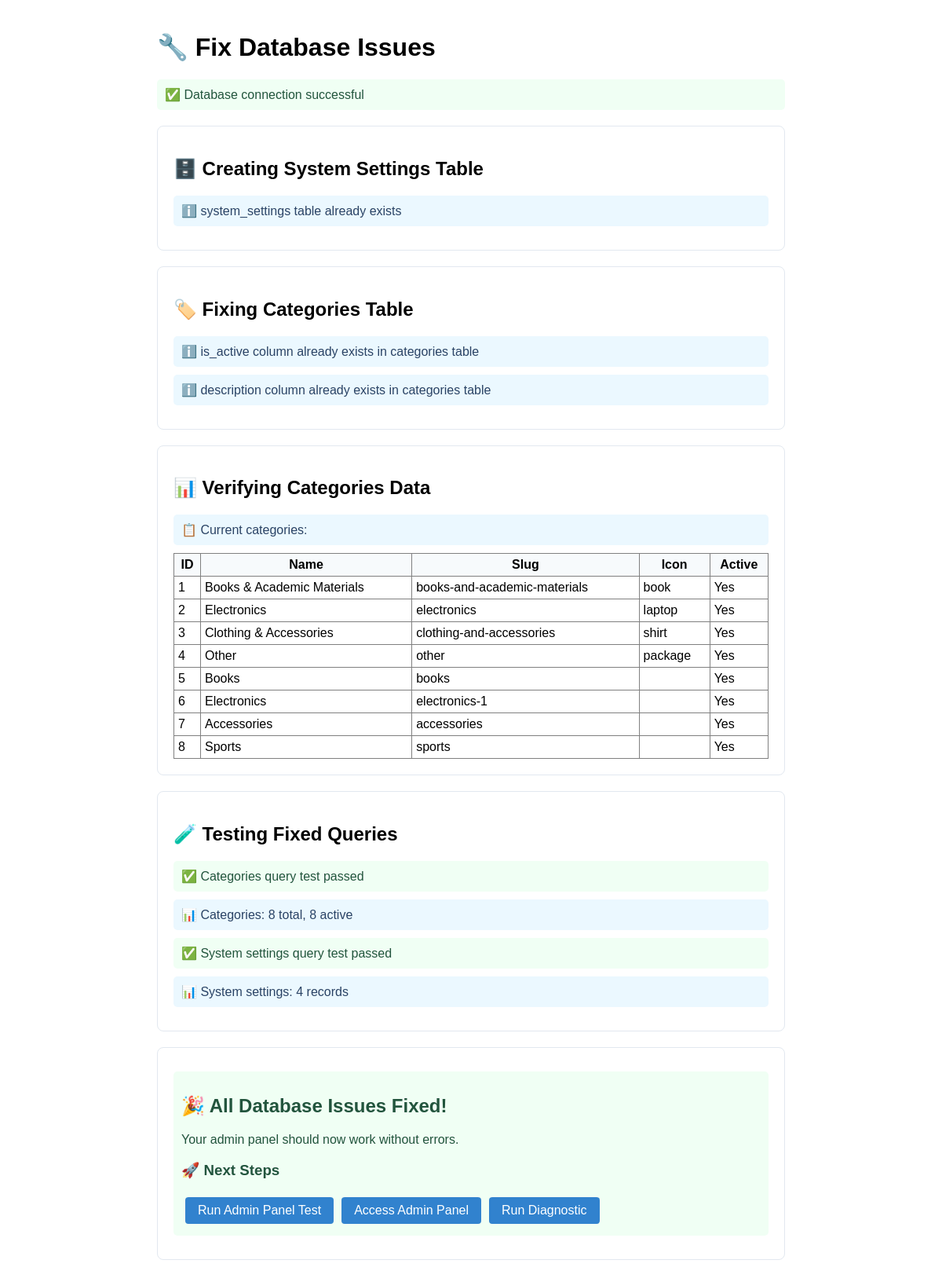
/fix_database_issues.php, run on the app's committed database.
### tables this page shows
CREATE TABLE `categories` (
  `id` int(11) NOT NULL,
  `name` varchar(100) NOT NULL,
  `slug` varchar(50) NOT NULL,
  `description` text DEFAULT NULL,
  `icon` varchar(50) DEFAULT NULL,
  `created_at` timestamp NOT NULL DEFAULT current_timestamp(),
  `is_active` tinyint(1) DEFAULT 1
);

### fix_database_issues.php (the view, shortened to what this page needs)
<?php
echo "<!DOCTYPE html>
<html lang='en'>
<head>
    <meta charset='UTF-8'>
    <meta name='viewport' content='width=device-width, initial-scale=1.0'>
    <title>Fix Database Issues - CampusMart</title>
    <style>
        body { font-family: Arial, sans-serif; max-width: 800px; margin: 0 auto; padding: 20px; }
        .success { color: #22543d; background: #f0fff4; padding: 10px; border-radius: 5px; margin: 10px 0; }
        .error { color: #742a2a; background: #fed7d7; padding: 10px; border-radius: 5px; margin: 10px 0; }
        .warning { color: #744210; background: #fefcbf; padding: 10px; border-radius: 5px; margin: 10px 0; }
        .info { color: #2a4365; background: #ebf8ff; padding: 10px; border-radius: 5px; margin: 10px 0; }
        .section { border: 1px solid #e2e8f0; border-radius: 8px; padding: 20px; margin: 20px 0; }
        .btn { padding: 8px 16px; margin: 5px; text-decoration: none; border-radius: 4px; display: inline-block; background: #3182ce; color: white; }
    </style>
</head>
<body>
    <h1>🔧 Fix Database Issues</h1>";
$fixes = [];
$errors = [];
try {
    $db = getDBConnection();
    echo "<div class='success'>✅ Database connection successful</div>";
    echo "<div class='section'>
            <h2>🗄️ Creating System Settings Table</h2>";
    $tableExists = $db->query("SHOW TABLES LIKE 'system_settings'")->fetch();
    if (!$tableExists) {
        echo "<div class='warning'>⚠️ system_settings table missing - creating...</div>";
        $createTable = "
        CREATE TABLE `system_settings` (
            `id` int(11) NOT NULL AUTO_INCREMENT,
            `setting_key` varchar(100) NOT NULL,
            `setting_value` text,
            `description` text,
            `created_at` timestamp DEFAULT CURRENT_TIMESTAMP,
            `updated_at` timestamp DEFAULT CURRENT_TIMESTAMP ON UPDATE CURRENT_TIMESTAMP,
            PRIMARY KEY (`id`),
            UNIQUE KEY `setting_key` (`setting_key`)
        ) ENGINE=InnoDB DEFAULT CHARSET=utf8mb4;";
        if ($db->exec($createTable)) {
            echo "<div class='success'>✅ Created system_settings table</div>";
            $fixes[] = "Created system_settings table";
            $defaultSettings = [
                ['site_name', 'CampusMart', 'Name of the website'],
                ['site_description', 'Student Marketplace for JH Cerilles State College', 'Website description'],
                ['contact_email', 'admin@campusmart.local', 'Contact email address'],
                ['maintenance_mode', '0', 'Maintenance mode (0=off, 1=on)'],
                ['max_file_size', '10', 'Maximum file upload size in MB'],
                ['max_image_size', '5', 'Maximum image upload size in MB'],
                ['max_video_size', '50', 'Maximum video upload size in MB'],
                ['listings_per_page', '20', 'Number of listings per page'],
                ['enable_registration', '1', 'Allow new user registration'],
                ['enable_messaging', '1', 'Enable messaging system'],
                ['enable_notifications', '1', 'Enable notifications'],
                ['require_approval', '0', 'Require admin approval for listings']
            ];
            $stmt = $db->prepare("INSERT INTO system_settings (setting_key, setting_value, description) VALUES (?, ?, ?)");
            foreach ($defaultSettings as $setting) {
                $stmt->execute($setting);
            }
            echo "<div class='success'>✅ Inserted default settings</div>";
            $fixes[] = "Inserted default system settings";
        } else {
            echo "<div class='error'>❌ Failed to create system_settings table</div>";
            $errors[] = "Failed to create system_settings table";
        }
    } else {
        echo "<div class='info'>ℹ️ system_settings table already exists</div>";
    }
    echo "</div>";
    echo "<div class='section'>
            <h2>🏷️ Fixing Categories Table</h2>";
    $columns = $db->query("SHOW COLUMNS FROM categories LIKE 'is_active'")->fetch();
    if (!$columns) {
        echo "<div class='warning'>⚠️ is_active column missing from categories table - adding...</div>";
        if ($db->exec("ALTER TABLE categories ADD COLUMN is_active TINYINT(1) DEFAULT 1")) {
            echo "<div class='success'>✅ Added is_active column to categories table</div>";
            $fixes[] = "Added is_active column to categories";
        } else {
            echo "<div class='error'>❌ Failed to add is_active column</div>";
            $errors[] = "Failed to add is_active column";
        }
    } else {
        echo "<div class='info'>ℹ️ is_active column already exists in categories table</div>";
    }
    $descColumns = $db->query("SHOW COLUMNS FROM categories LIKE 'description'")->fetch();
    if (!$descColumns) {
        echo "<div class='warning'>⚠️ description column missing from categories table - adding...</div>";
        if ($db->exec("ALTER TABLE categories ADD COLUMN description TEXT")) {
            echo "<div class='success'>✅ Added description column to categories table</div>";
            $fixes[] = "Added description column to categories";
        } else {
            echo "<div class='error'>❌ Failed to add description column</div>";
            $errors[] = "Failed to add description column";
        }
    } else {
        echo "<div class='info'>ℹ️ description column already exists in categories table</div>";
    }
    echo "</div>";
    echo "<div class='section'>
            <h2>📊 Verifying Categories Data</h2>";
    $categories = $db->query("SELECT id, name, slug, icon, is_active FROM categories")->fetchAll();
    echo "<div class='info'>📋 Current categories:</div>";
    echo "<table border='1' cellpadding='5' cellspacing='0' style='width: 100%; border-collapse: collapse;'>
            <tr style='background: #f7fafc;'>
                <th>ID</th>
                <th>Name</th>
                <th>Slug</th>
                <th>Icon</th>
                <th>Active</th>
            </tr>";
    foreach ($categories as $category) {
        $activeStatus = $category['is_active'] ? 'Yes' : 'No';
        echo "<tr>
                <td>{$category['id']}</td>
                <td>{$category['name']}</td>
                <td>{$category['slug']}</td>
                <td>{$category['icon']}</td>
                <td>{$activeStatus}</td>
              </tr>";
    }
    echo "</table>";
    echo "</div>";
    echo "<div class='section'>
            <h2>🧪 Testing Fixed Queries</h2>";
    try {
        $categoryStats = $db->query("
            SELECT
                COUNT(*) as total,
                COUNT(CASE WHEN is_active = 1 THEN 1 END) as active
            FROM categories
        ")->fetch();
        echo "<div class='success'>✅ Categories query test passed</div>";
        echo "<div class='info'>📊 Categories: {$categoryStats['total']} total, {$categoryStats['active']} active</div>";
        $settingsCount = $db->query("SELECT COUNT(*) as count FROM system_settings")->fetch()['count'];
        echo "<div class='success'>✅ System settings query test passed</div>";
        echo "<div class='info'>📊 System settings: {$settingsCount} records</div>";
    } catch (Exception $e) {
        echo "<div class='error'>❌ Query test failed: " . htmlspecialchars($e->getMessage()) . "</div>";
        $errors[] = "Query test failed: " . $e->getMessage();
    }
    echo "</div>";
} catch (Exception $e) {
    echo "<div class='error'>❌ Critical error: " . htmlspecialchars($e->getMessage()) . "</div>";
    $errors[] = "Critical error: " . $e->getMessage();
}
echo "<div class='section'>";
if (empty($errors)) {
    echo "<div class='success'>
            <h2>🎉 All Database Issues Fixed!</h2>
            <p>Your admin panel should now work without errors.</p>";
}
echo "<h3>🚀 Next Steps</h3>";
echo "<a href='test_admin_panel.php' class='btn'>Run Admin Panel Test</a>";
echo "<a href='admin/login.php' class='btn'>Access Admin Panel</a>";
echo "<a href='admin_panel_diagnostic.php' class='btn'>Run Diagnostic</a>";
echo "</div>";
echo "</body></html>";
?>

### fix_database_issues.php (style rules this page uses)
body { font-family: Arial, sans-serif; max-width: 800px; margin: 0 auto; padding: 20px; }
.success { color: #22543d; background: #f0fff4; padding: 10px; border-radius: 5px; margin: 10px 0; }
.info { color: #2a4365; background: #ebf8ff; padding: 10px; border-radius: 5px; margin: 10px 0; }
.section { border: 1px solid #e2e8f0; border-radius: 8px; padding: 20px; margin: 20px 0; }
.btn { padding: 8px 16px; margin: 5px; text-decoration: none; border-radius: 4px; display: inline-block; background: #3182ce; color: white; }

### data on the page
categories: id "1", name "Books & Academic Materials", slug "books-and-academic-materials", icon "book", is_active "Yes"
categories: id "2", name "Electronics", slug "electronics", icon "laptop", is_active "Yes"
categories: id "3", name "Clothing & Accessories", slug "clothing-and-accessories", icon "shirt", is_active "Yes"
categories: id "4", name "Other", slug "other", icon "package", is_active "Yes"
categories: id "5", name "Books", slug "books", is_active "Yes"
categories: id "6", name "Electronics", slug "electronics-1", is_active "Yes"
categories: id "7", name "Accessories", slug "accessories", is_active "Yes"
categories: id "8", name "Sports", slug "sports", is_active "Yes"

### other printed values
$categoryStats['total'] "8"
$categoryStats['active'] "8"
$settingsCount "4"
